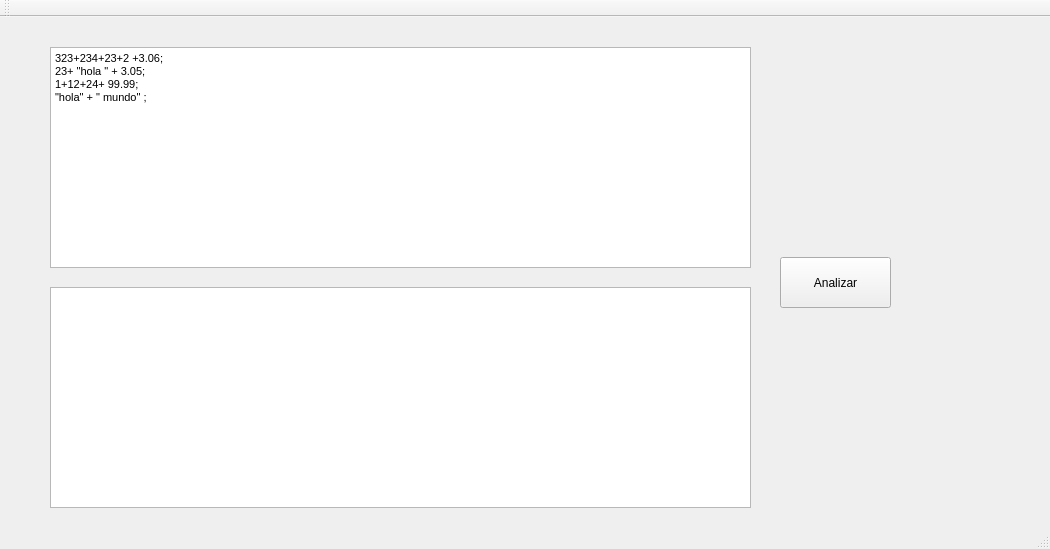
<?xml version="1.0" encoding="UTF-8"?>
<ui version="4.0">
 <class>MainWindow</class>
 <widget class="QMainWindow" name="MainWindow">
  <property name="geometry">
   <rect>
    <x>0</x>
    <y>0</y>
    <width>1050</width>
    <height>549</height>
   </rect>
  </property>
  <property name="windowTitle">
   <string>MainWindow</string>
  </property>
  <widget class="QWidget" name="centralWidget">
   <widget class="QTextEdit" name="txtInput">
    <property name="geometry">
     <rect>
      <x>50</x>
      <y>30</y>
      <width>701</width>
      <height>221</height>
     </rect>
    </property>
    <property name="html">
     <string>&lt;!DOCTYPE HTML PUBLIC &quot;-//W3C//DTD HTML 4.0//EN&quot; &quot;http://www.w3.org/TR/REC-html40/strict.dtd&quot;&gt;
&lt;html&gt;&lt;head&gt;&lt;meta name=&quot;qrichtext&quot; content=&quot;1&quot; /&gt;&lt;style type=&quot;text/css&quot;&gt;
p, li { white-space: pre-wrap; }
&lt;/style&gt;&lt;/head&gt;&lt;body style=&quot; font-family:'MS Shell Dlg 2'; font-size:8.25pt; font-weight:400; font-style:normal;&quot;&gt;
&lt;p style=&quot; margin-top:0px; margin-bottom:0px; margin-left:0px; margin-right:0px; -qt-block-indent:0; text-indent:0px;&quot;&gt;323+234+23+2 +3.06;&lt;/p&gt;
&lt;p style=&quot; margin-top:0px; margin-bottom:0px; margin-left:0px; margin-right:0px; -qt-block-indent:0; text-indent:0px;&quot;&gt;23+ &amp;quot;hola &amp;quot; + 3.05;&lt;/p&gt;
&lt;p style=&quot; margin-top:0px; margin-bottom:0px; margin-left:0px; margin-right:0px; -qt-block-indent:0; text-indent:0px;&quot;&gt;1+12+24+ 99.99;&lt;/p&gt;
&lt;p style=&quot; margin-top:0px; margin-bottom:0px; margin-left:0px; margin-right:0px; -qt-block-indent:0; text-indent:0px;&quot;&gt;&amp;quot;hola&amp;quot; + &amp;quot; mundo&amp;quot; ;&lt;/p&gt;&lt;/body&gt;&lt;/html&gt;</string>
    </property>
   </widget>
   <widget class="QTextEdit" name="txtOutput">
    <property name="geometry">
     <rect>
      <x>50</x>
      <y>270</y>
      <width>701</width>
      <height>221</height>
     </rect>
    </property>
   </widget>
   <widget class="QPushButton" name="botonAnalizar">
    <property name="geometry">
     <rect>
      <x>780</x>
      <y>240</y>
      <width>111</width>
      <height>51</height>
     </rect>
    </property>
    <property name="text">
     <string>Analizar</string>
    </property>
   </widget>
  </widget>
  <widget class="QMenuBar" name="menuBar">
   <property name="geometry">
    <rect>
     <x>0</x>
     <y>0</y>
     <width>1050</width>
     <height>21</height>
    </rect>
   </property>
  </widget>
  <widget class="QToolBar" name="mainToolBar">
   <attribute name="toolBarArea">
    <enum>TopToolBarArea</enum>
   </attribute>
   <attribute name="toolBarBreak">
    <bool>false</bool>
   </attribute>
  </widget>
  <widget class="QStatusBar" name="statusBar"/>
 </widget>
 <layoutdefault spacing="6" margin="11"/>
 <resources/>
 <connections/>
</ui>
